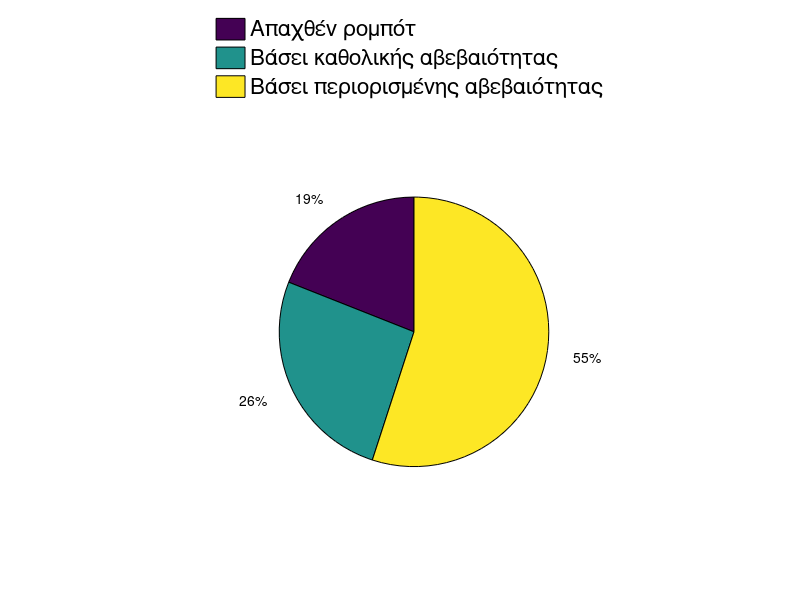

Write MATLAB code to recreate this figure. (Note: this script raises an error after producing the figure.)
close all
clear all

p = [19, 26, 55];
pr = {'Απαχθέν ρομπότ', 'Βάσει καθολικής αβεβαιότητας', 'Βάσει περιορισμένης αβεβαιότητας'};

figure(1, 'position', [1 1 300 300]);
pie(p)
axis equal
h = legend(pr, 'location', 'northoutside')
legend boxoff
set (h, "fontsize", 16);


graphics_toolkit("gnuplot")
print_dir = pwd;
img_file = strcat(print_dir, '/localisation_problems_pie.eps');
drawnow ("epslatex", img_file, strcat(img_file,'.gp'));
